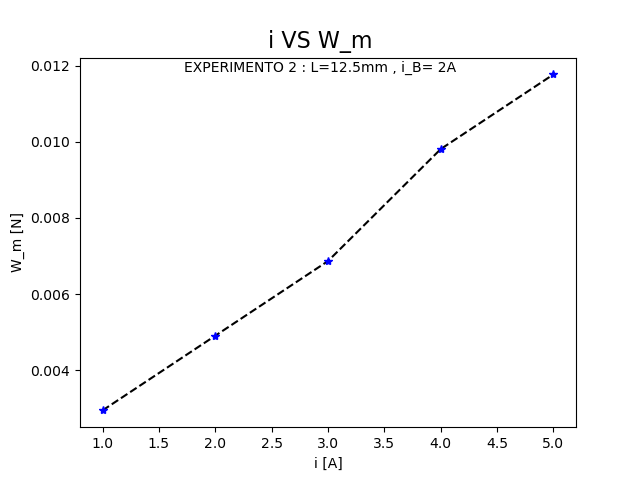

The script that saved this image:
import matplotlib.pyplot as plt
import os.path




m=32.8/1000
w=m*9.81
print('w: ',w)
print('m: ', m)

i=[1,2,3,4,5]
m_i=[0.0331, 0.0333, 0.0335, 0.0338, 0.034]


w_i=[x *9.81 for x in m_i]

w_m=[x - w for x in w_i]
print('W_m 2_1 : ', w_m)




plt.plot(i,w_m,'--', color='black')
plt.plot(i,w_m,'*b')
plt.ylabel('W_m [N]')
plt.xlabel('i [A]')

plt.axes([1,5,0,0.5])
plt.figtext(.5,.9,'i VS W_m', fontsize=16, ha='center')
plt.figtext(.5,.85,'EXPERIMENTO 2 : L=12.5mm , i_B= 2A',fontsize=10,ha='center')





if os.path.isfile('2_1.png'):
    print ("File already exist.. cannot save new figure")
else:
    print ("Figure 2_1 saved...")
    plt.savefig('2_1.png')


#plt.show()